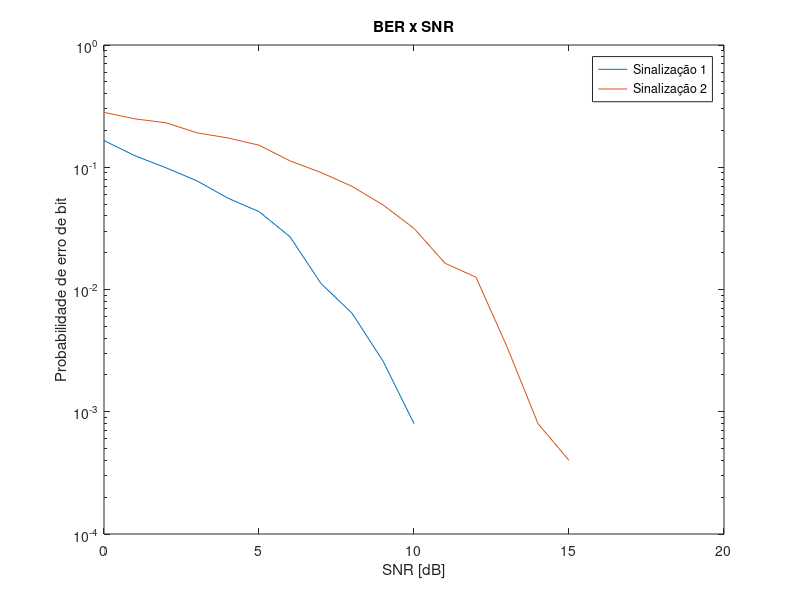
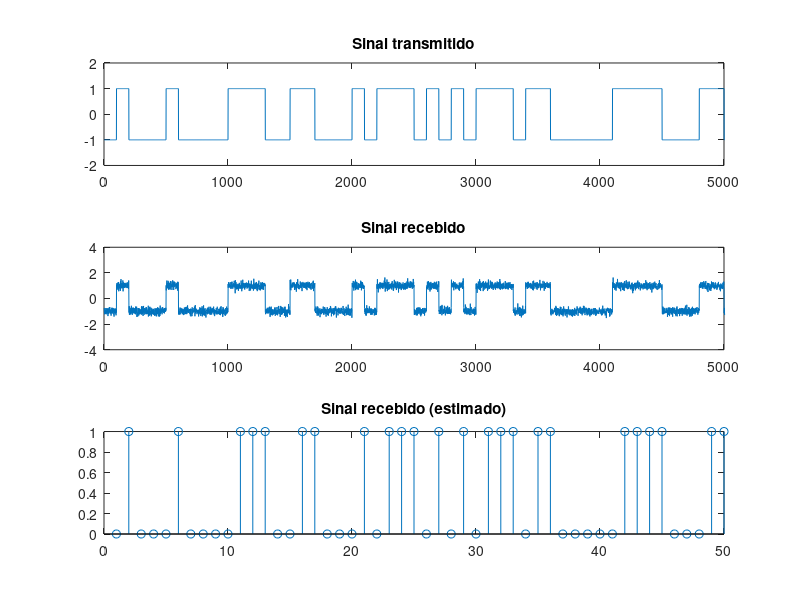
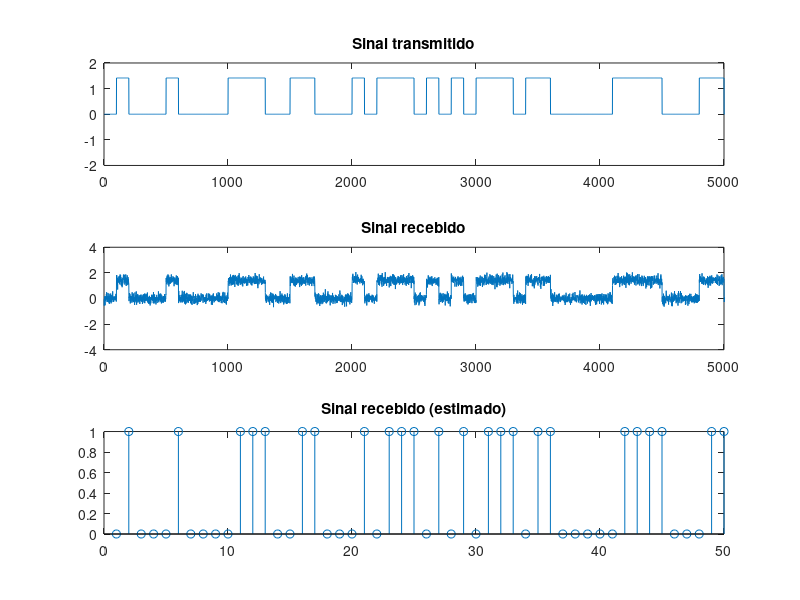

These charts were generated, in order, by the following MATLAB code:
close all;
clear all;
clc;

N = 100;            % Fator de superamostragem, número de amostras por simbolo
M = 2;              % Número de níves de transmissão
l = log2(M);        % Quantidade de bits por nível de transmissão

t_final = 5;        % tempo em segundos
Rb = 1e3;           % taxa de transmissão
Rs = log2(M)/Rb;    % taxa de transmissão de símbolos

fa = Rb*N;          % Frequência de amostragem
t = [0:(1/fa):t_final];

% Sinalização 1
A = 1;              % Amplitude máxima
limiar = 0;
dist_nivel = A*2;   % Distância entre níveis

% Sinalização 2
A_dois = A*sqrt(2);
limiar2 = A_dois/2;
dist_nivel2 = A_dois;   % Distância entre níveis

num_simb = 5000;

SNR_min = 0;
SNR_max = 15;
SNR_vec = [SNR_min:SNR_max];

info_bin = randi([0 1], 1, num_simb*l);
info_bin = reshape(info_bin, l, num_simb)';

info = bi2de(info_bin, 'left-msb')*dist_nivel - A;
info2 = bi2de(info_bin, 'left-msb')*A_dois;

info_up = upsample(info, N); % Adiciona N-1 amostras entre cada amostras de info
info_up2 = upsample(info2, N); % Adiciona N-1 amostras entre cada amostras de info

filtro = ones(1,N);
info_tx = filter(filtro, 1, info_up); % O filtro define o formato do sinal
info_tx2 = filter(filtro, 1, info_up2); % O filtro define o formato do sinal

for SNR = SNR_min:SNR_max
    info_rx = awgn(info_tx, SNR, 10*log10(A)); % Gera o ruído branco em função da variância SNR
    info_rx2 = awgn(info_tx2, SNR, 10*log10(A_dois)); % Gera o ruído branco em função da variância SNR
    
    info_hat = info_rx(N/2 : N : end) > limiar; % Infomarção estimada
    info_hat2 = info_rx2(N/2 : N : end) > limiar2; % Infomarção estimada
    
    num_erros(SNR + 1) = sum(xor(info_bin, info_hat));
    taxa_erro(SNR + 1) = num_erros(SNR + 1)/length(info_bin);
    
    num_erros2(SNR + 1) = sum(xor(info_bin, info_hat2));
    taxa_erro2(SNR + 1) = num_erros2(SNR + 1)/length(info_bin);
end

figure,
semilogy(SNR_vec, taxa_erro);hold on
semilogy(SNR_vec, taxa_erro2);
title('BER x SNR')
xlabel('SNR [dB]')
ylabel('Probabilidade de erro de bit')
legend('Sinalização 1', 'Sinalização 2')

figure,
subplot(311)
plot(info_tx)
xlim([0 num_simb])
ylim([-2 2])
title('Sinal transmitido')

subplot(312)
plot(info_rx)
xlim([0 num_simb])
ylim([-4 4])
title('Sinal recebido')

subplot(313)
stem(info_hat)
xlim([0 num_simb/N])
title('Sinal recebido (estimado)')

figure,
subplot(311)
plot(info_tx2)
xlim([0 num_simb])
ylim([-2 2])
title('Sinal transmitido')

subplot(312)
plot(info_rx2)
xlim([0 num_simb])
ylim([-4 4])
title('Sinal recebido')

subplot(313)
stem(info_hat2)
xlim([0 num_simb/N])
title('Sinal recebido (estimado)')
